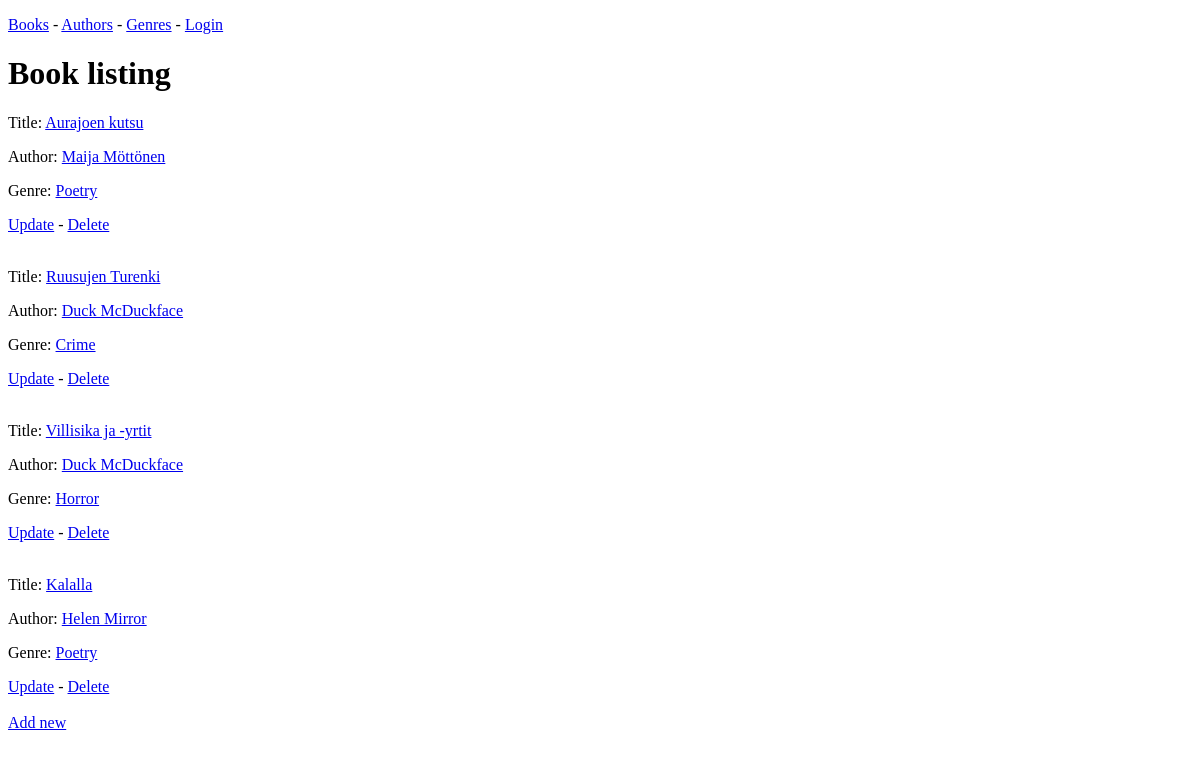
The page /books/ on the database as committed earlier.
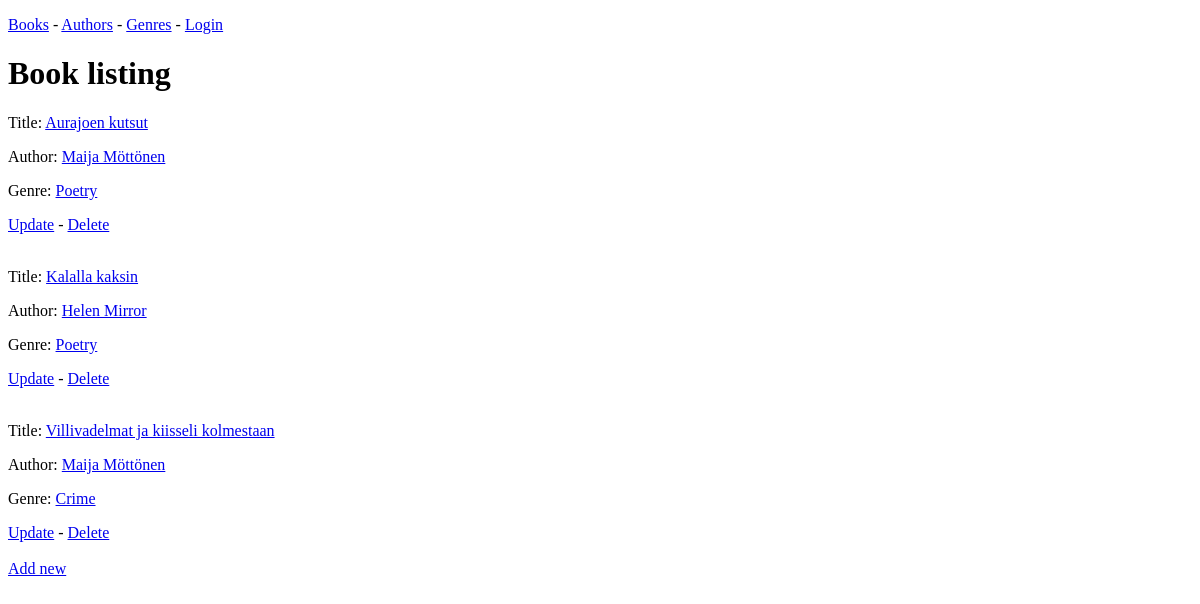
The same page on the database as committed later.
### booksofmine/models.py (models this page shows, shortened)
class Book(models.Model):
    title = models.CharField(max_length=3000)
    author = models.ForeignKey('Author', null=True, on_delete=models.SET_NULL)
    genre = models.ForeignKey('Genre', null=True,on_delete=models.SET_NULL)
    def get_absolute_url(self):
        return f"/books/{self.pk}"

class Author(models.Model):
    name = models.CharField(max_length=300, default="")
    country = models.CharField(max_length=300, null=True, blank=True)
    def get_absolute_url(self):
        return f"/authors/{self.pk}"

class Genre(models.Model):
    genre = models.CharField(max_length=300, unique=True)
    def get_absolute_url(self):
        return f"/genres/{self.pk}"

### booksofmine/views.py (the view)
# urls.py: path('books/', views.BookListView.as_view()),
class BookListView(ListView):
	model = models.Book

### booksofmine/templates/booksofmine/book_list.html
{% extends "booksofmine/base.html" %}
{% block content %}
<h1>Book listing</h1>
{% for book in object_list %}
	<p>Title: <a href="{{ book.get_absolute_url }}">{{ book.title }}</a></p>
	<p>Author: <a href="{{ book.author.get_absolute_url }}"> {{ book.author.name }}</a></p>
	<p>Genre: <a href="{{ book.genre.get_absolute_url }}">{{ book.genre.genre }}</a></p>
	<a href="{{ book.get_absolute_url }}/update">Update</a> - <a href="{{ book.get_absolute_url }}/delete">Delete</a>
	<br><br>
{% endfor %}
<a href="/books/new">Add new</a>
{% endblock content %}

### booksofmine/templates/booksofmine/base.html (shortened to what this page needs)
<!DOCTYPE html>
<html lang="en">
	<head>
	</head>
	<body>
		<p><a href="/books">Books</a> - <a href="/authors">Authors</a> - <a href="/genres">Genres</a> -
		{% if user.is_authenticated %}
			<a href="/accounts/logout/">Logout</a> - Logged in as:  {{ user.get_username}}
		{% else %}
			<a href="/accounts/login/">Login</a>
		{% endif %}</p>
		{% block content %}{% endblock content %}
	</body>
</html>

Rows that differ between the two databases and show on the page:
removed Book: title "Ruusujen Turenki", author.name "Duck McDuckface", genre.genre "Crime"
removed Book: title "Villisika ja -yrtit", author.name "Duck McDuckface", genre.genre "Horror"
changed Book: title "Aurajoen kutsu" → "Aurajoen kutsut"
changed Book "Helen Mirror": title "Kalalla" → "Kalalla kaksin"
added Book: title "Villivadelmat ja kiisseli kolmestaan", author.name "Maija Möttönen", genre.genre "Crime"
